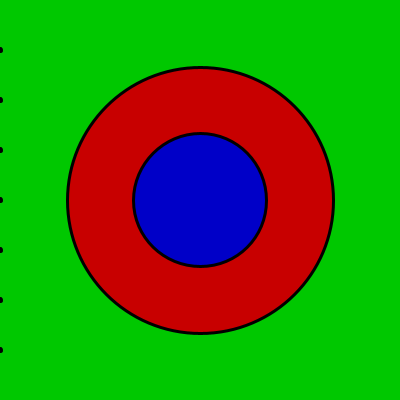
Frame 1 (no input)
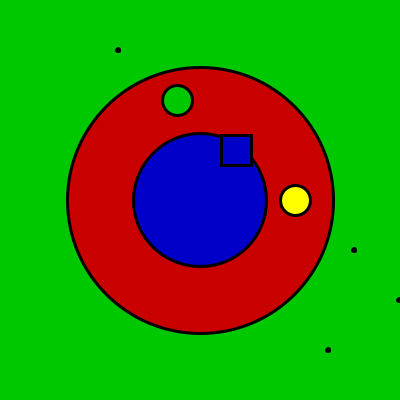
Frame 60 (the mouse pressed at the canvas centre just before this capture)
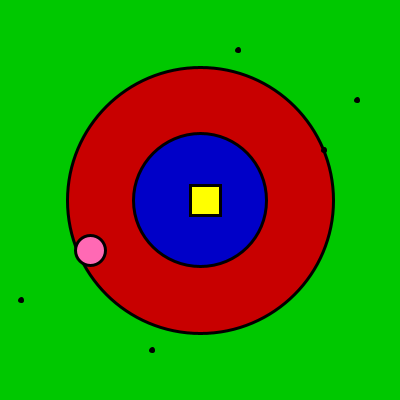
Frame 120 (the mouse held since frame 60 and released just before this capture)

The Processing sketch that drew these frames (run headless with seeded random() and noise(); from frame 60 on, the mouse is pressed at the canvas centre):

// Processing sketch: processing_146707
// ── processing_146707.pde

float [] x = {0,0,0,0,0,0,0};
float [] y = {50,100,150,200,250,300,350};
float [] speed = {2,3,4,5,6,7,8};
boolean [] goingRight = {true,true,true,true,true,true,true}; 
color  green = color(0,200,0);
color  blue = color(0,0,200);
color  red = color(200,0,0);
color  yellow = color(255,255,0);
color  pink = color(255,105,180);
color  lightBlue = color(135,206,250);
color [] col = {green, green, blue,yellow,pink,lightBlue, lightBlue};

void setup(){
  size(400,400);
  smooth();
  strokeWeight(3);
  rectMode(CENTER);
}


void drawBackground(){
  background(0,200,0);
  fill(red);
  ellipse(width/2,height/2,width*2/3,width*2/3); 
  fill(blue);
  ellipse(width/2,height/2,width*1/3,width*1/3);  
}

void draw(){
  drawBackground();
  drawFigures();
  moveFigures();
}

void drawFigures(){
  for(int i=0; i<x.length; i++){
    color pixelColor=get(int(x[i]),int(y[i]));
    fill(col[i]);
    ellipse(x[i],y[i],3,3);
    if(pixelColor == red){
      ellipse(x[i],y[i],30,30);
    }    
    if(pixelColor == blue){
      rect(x[i],y[i],30,30);
    
    }
    
  }
}

void moveFigures(){
    for(int i=0; i<x.length; i++){
     if(x[i]< width && goingRight[i])
       x[i]=speed[i]+x[i];
     //can only have the variable on the left
     
     else if(x[i] >= width){
       goingRight[i] = false;
       x[i]=x[i]-speed[i];
     } 
     else if(0<x[i] && x[i] < width && !goingRight[i]){
        x[i]=x[i]-speed[i];
     }
     else if(x[i] <=0 && !goingRight[i]){
        x[i]=x[i]+speed[i];
        goingRight[i] = true;
     }
  }
}
